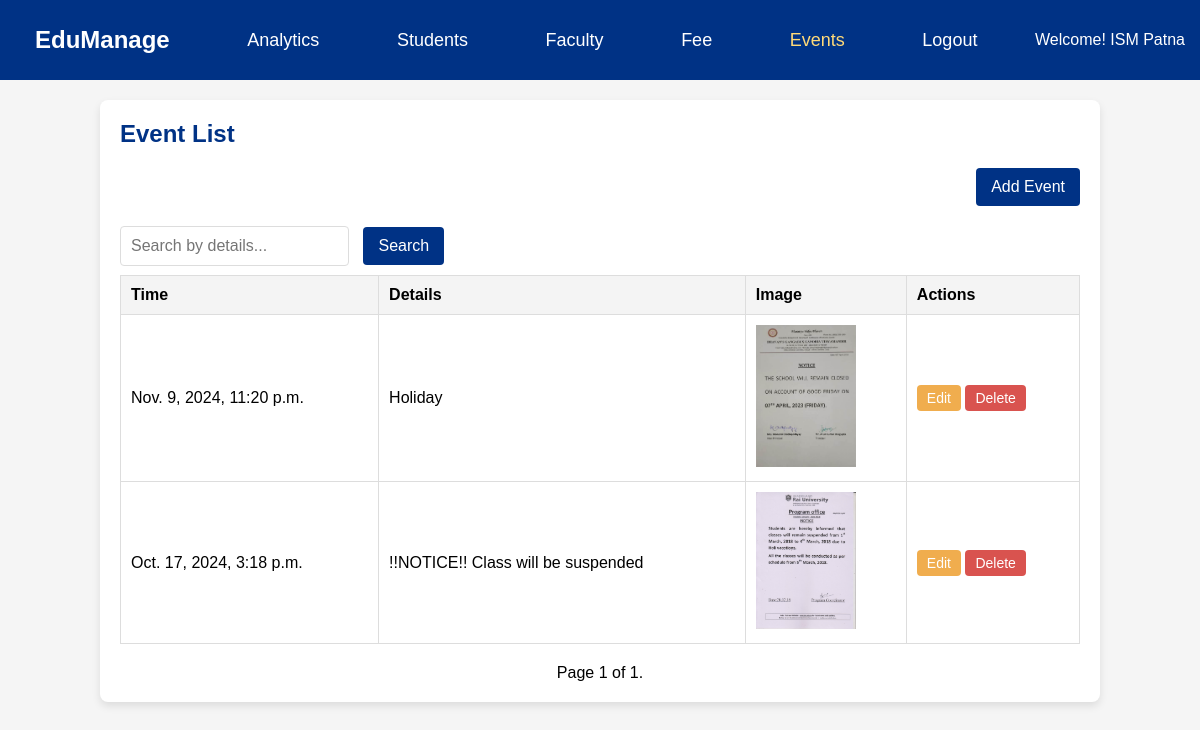
The page /events/ (signed in) on the database its author committed.
### accounts/models.py (models this page shows, shortened)
class User(AbstractBaseUser):
    ORGANIZATION_CHOICES = [
        ('school', 'School'),
        ('college', 'College'),
    ]
    COUNTRY_CHOICES = [
        ('us', 'United States'),
        ('uk', 'United Kingdom'),
        ('in', 'India'),
    ]
    school_name = models.CharField(max_length=100)
    email = models.EmailField(unique=True)
    phone = models.CharField(max_length=15)
    address_area = models.CharField(max_length=100)
    address_landmark = models.CharField(max_length=100, blank=True, null=True)
    address_city = models.CharField(max_length=50)
    address_state = models.CharField(max_length=50)
    address_country = models.CharField(max_length=50, choices=COUNTRY_CHOICES)
    address_pincode = models.CharField(max_length=10)
    organization_type = models.CharField(max_length=10, choices=ORGANIZATION_CHOICES)
    is_active = models.BooleanField(default=True)
    is_admin = models.BooleanField(default=False)
    objects = UserManager()
    USERNAME_FIELD = 'email'
    REQUIRED_FIELDS = ['school_name']

class Event(models.Model):
    id = models.AutoField(primary_key=True)
    time = models.DateTimeField(default=timezone.now)  # Automatically set the current date and time
    details = models.TextField()
    image = models.ImageField(upload_to='events/', blank=True, null=True)  # Upload the image to 'media/events/'
    school = models.ForeignKey(User, on_delete=models.CASCADE)  # Link to the school

### accounts/views.py (the view)
# urls.py: path('events/', views.event_list, name='event_list'),
@login_required
def event_list(request):
    search_query = request.GET.get('search', '')
    events = Event.objects.filter(school=request.user)
    if search_query:
        events = Event.objects.filter(details__icontains=search_query).order_by('-time')
    else:
        events = Event.objects.all().order_by('-time')
    paginator = Paginator(events, 5)
    page = request.GET.get('page')
    events_page = paginator.get_page(page)
    return render(request, 'accounts/event_list.html', {
        'events': events_page,
        'search_query': search_query,
    })

### templates/accounts/event_list.html (shortened to what this page needs)
<!DOCTYPE html>
<html lang="en">
  <head>
    {% load static %}
    <link rel="stylesheet" href="{% static 'css/event_list.css' %}" />
  </head>
  <body>
    <nav class="navbar">
      <a
        href="{% url 'school_details' %}"
        class="navbar-brand"
        style="font-size: 24px; font-weight: bold"
        >EduManage</a
      >
      <a href="#" class="nav-link">Analytics</a>
      <a href="{% url 'student_list' %}" class="nav-link">Students</a>
      <a href="{% url 'faculty_list' %}" class="nav-link">Faculty</a>
      <a href="{% url 'fee' %}" class="nav-link">Fee</a>
      <a href="{% url 'event_list' %}" class="nav-link" style="color: #ffda78"
        >Events</a
      >
      <a href="{% url 'logout' %}" class="logout-link">Logout</a>
      <span class="school-name">Welcome! {{ user.school_name }}</span>
    </nav>
    <div class="container">
      <h2>Event List</h2>
      <div class="button-container">
        <a href="{% url 'event_add' %}" class="btn btn-primary">Add Event</a>
      </div>
      <div class="search-box">
        <form action="{% url 'event_list' %}" method="get">
          <input
            type="text"
            name="search"
            placeholder="Search by details..."
            value="{{ request.GET.search }}"
          />
          <button type="submit" class="btn btn-primary">Search</button>
        </form>
      </div>
      <table class="table table-bordered">
        <thead>
          <tr>
            <th>Time</th>
            <th>Details</th>
            <th>Image</th>
            <th>Actions</th>
          </tr>
        </thead>
        <tbody>
          {% for event in events %}
          <tr>
            <td>{{ event.time }}</td>
            <td>{{ event.details }}</td>
            <td>
              {% if event.image %}
              <img src="{{ event.image.url }}" alt="Event Image" width="100" />
              {% else %}
              <span>No Image Available</span>
              {% endif %}
            </td>
            <td>
              <a
                href="{% url 'event_edit' event.id %}"
                class="btn btn-warning btn-sm"
                >Edit</a
              >
              <form
                action="{% url 'event_delete' event.id %}"
                method="POST"
                style="display: inline"
              >
                <button
                  type="submit"
                  class="btn btn-danger btn-sm"
                  onclick="return confirm('Are you sure you want to delete this event?');"
                >
                  Delete
                </button>
              </form>
            </td>
          </tr>
          {% empty %}
          <tr>
            <td colspan="5">No events available.</td>
          </tr>
          {% endfor %}
        </tbody>
      </table>
      <div class="pagination">
        <span class="step-links">
          <span class="current">
            Page {{ events.number }} of {{ events.paginator.num_pages }}.
          </span>
        </span>
      </div>
    </div>
  </body>
</html>

### static/css/event_list.css (style rules this page uses)
body { font-family: Arial, sans-serif; background-color: #f5f5f5; display: flex; flex-direction: column; align-items: center; width: 100%; margin: 0; }
.navbar { width: 100%; height: 80px; background-color: #003285; display: flex; align-items: center; justify-content: space-between; padding: 0 15px; box-sizing: border-box; color: #fff; }
.navbar a { font-size: 18px; color: #fff; text-decoration: none; margin: 0 20px; }
.logout-link { font-size: 18px; color: #fff; text-decoration: none; }
.container { width: 80vw; margin: 20px auto; padding: 20px; background-color: #fff; border-radius: 8px; box-shadow: 0 4px 8px rgba(0, 0, 0, 0.1); }
h2 { margin-top: 0; color: #003285; }
.button-container { display: flex; justify-content: flex-end; gap: 10px; margin-bottom: 20px; }
.btn { padding: 10px 15px; border: none; border-radius: 4px; color: #fff; text-decoration: none; font-size: 16px; cursor: pointer; }
.btn-primary { background-color: #003285; }
.btn-sm { padding: 5px 10px; font-size: 14px; }
.btn-warning { background-color: #f0ad4e; }
.btn-danger { background-color: #d9534f; }
.table { width: 100%; border-collapse: collapse; margin-bottom: 20px; }
.table th, .table td { padding: 10px; border: 1px solid #ddd; text-align: left; }
.table th { background-color: #f4f4f4; }
img { max-width: 100px; }
.pagination { display: flex; justify-content: center; }
.step-links { display: flex; gap: 10px; }
.current { margin: 0 10px; }
.search-box { display: inline-flex; align-items: center; margin-right: 20px; }
.search-box input { padding: 10px; border: 1px solid #ddd; border-radius: 4px; font-size: 16px; }
.search-box button { padding: 10px 15px; border: none; border-radius: 4px; background-color: #003285; color: #fff; font-size: 16px; cursor: pointer; margin-left: 10px; margin-bottom: 10px; }

### rows shown on the page
User: school_name "ISM Patna"
Event: time "Nov. 9, 2024, 11:20 p.m.", details "Holiday", image (picture)
Event: time "Oct. 17, 2024, 3:18 p.m.", details "!!NOTICE!! Class will be suspended", image (picture)

### other values the page prints
{{ events.number }} "1"
{{ events.paginator.num_pages }} "1"
